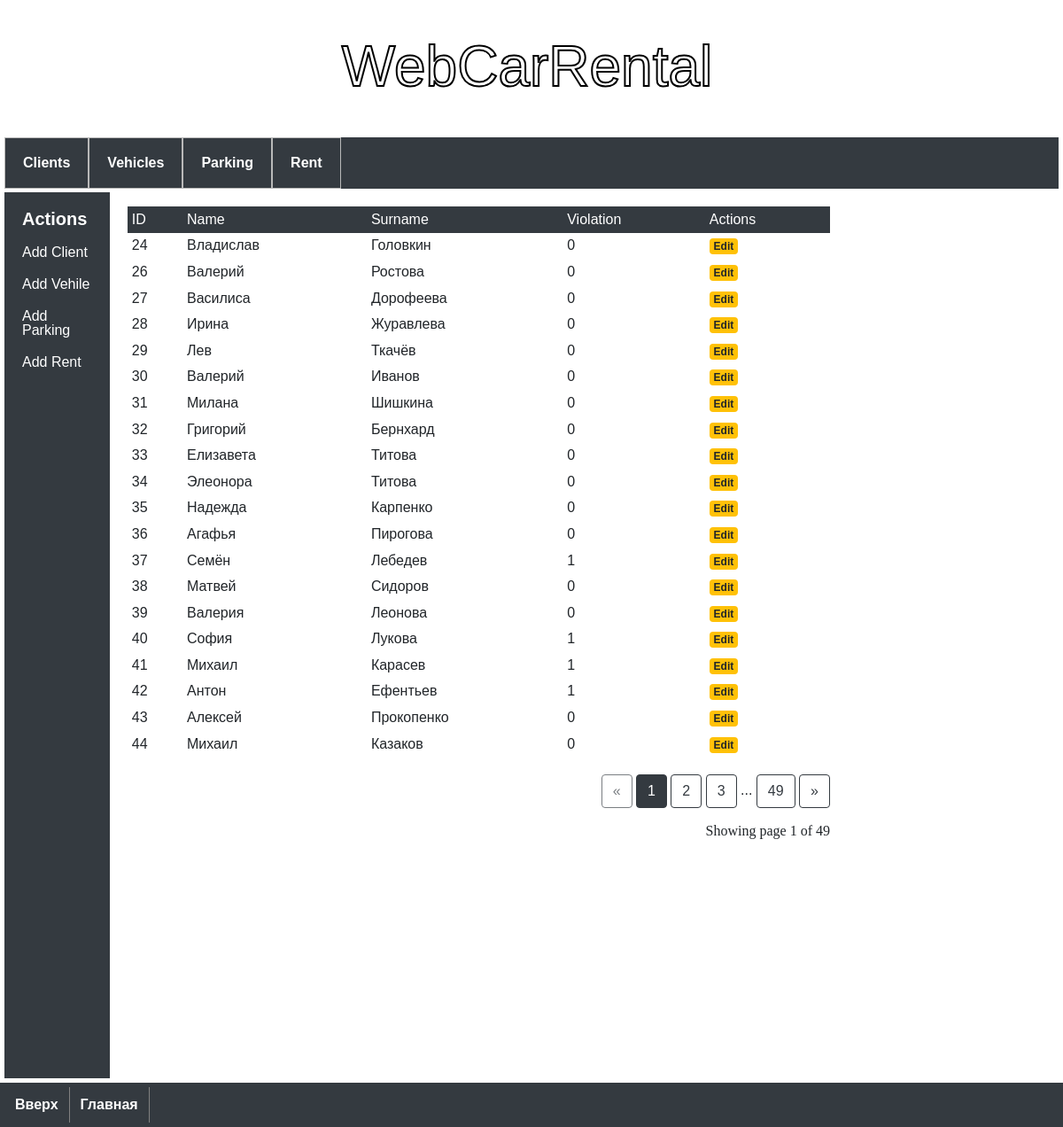
The app's page /clients, older data.
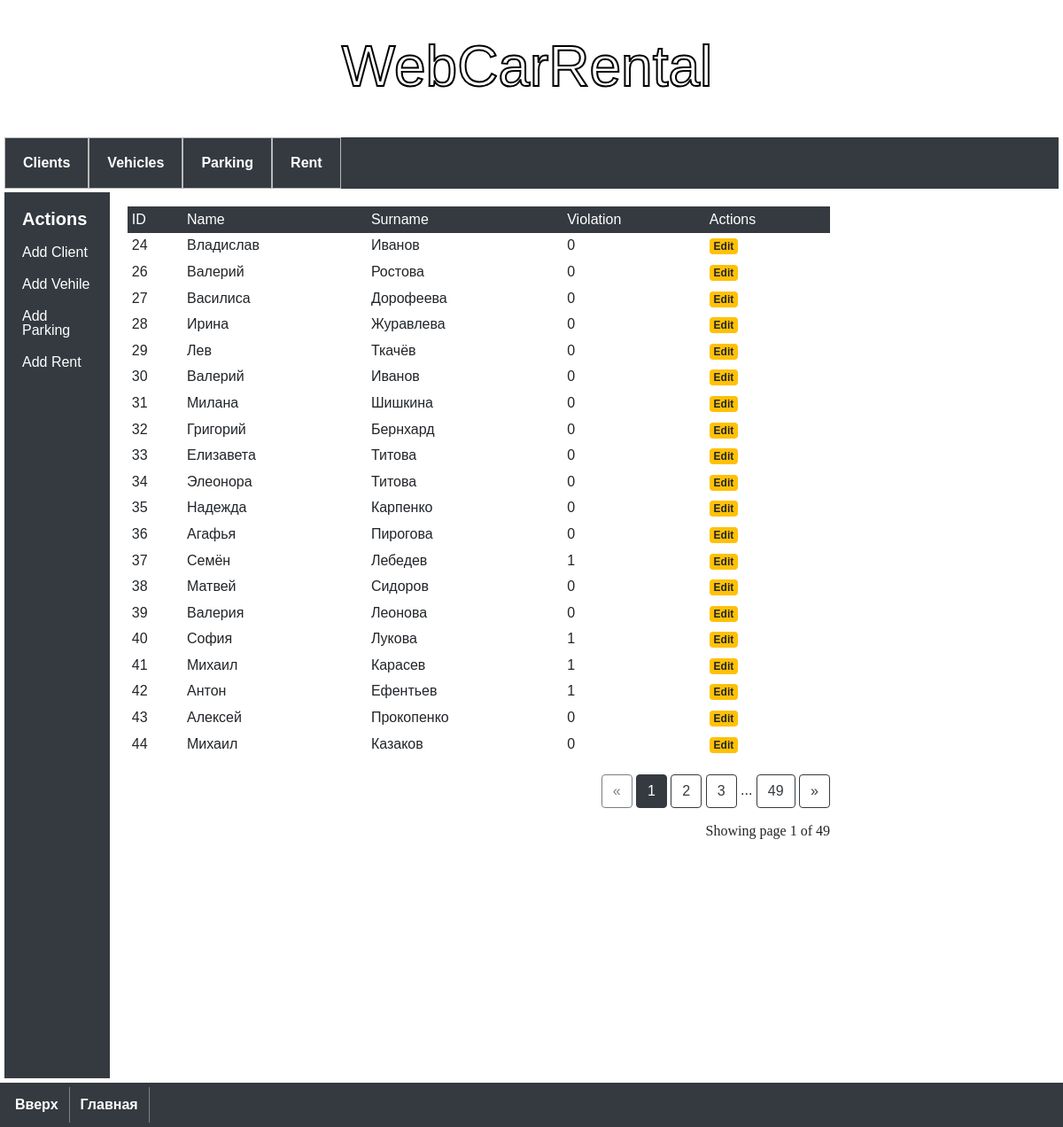
The same page, newer data.
### model.py (models this page shows)
class Client(db.Model):
    __tablename__ = 'client'
    client_id = db.Column('client_id', db.INTEGER, primary_key=True, autoincrement=True)
    firstname = db.Column('firstname', db.Text)
    surname = db.Column('surname', db.Text)
    violation = db.Column('violation', db.INTEGER)

### app.py (the view)
@app.route('/clients')
def clients():
    page = request.args.get('page', 1, type=int)
    clients = Client.query.paginate(page=page, per_page=20)
    return render_template(
        './client/clients.html',
        clients=clients)

### templates/client/clients.html
{% extends 'base.html' %}
{% block content %}
<div class="table-responsive">
    <table class="table table-sm table-borderless mb-0">
        <thead class="thead-dark">
            <tr>
                <th>ID</th>
                <th>Name</th>
                <th>Surname</th>
                <th>Violation</th>
                <th>Actions</th>
            </tr>
        </thead>
        <tbody>
            {% for client in clients %}
            <tr>
                <th scope="row">{{ client.client_id }}</th>
                <td>{{ client.firstname }}</td>
                <td>{{ client.surname }}</td>
                <td>{{ client.violation }}</td>
                <td><a class="badge badge-warning" href="{{ url_for('edit_client', client_id=client.client_id) }}">Edit</a></td>
            </tr>
            {% endfor %}
        </tbody>
    </table>
</div>
<br>
<div class="text-right">
    <a href="{{ url_for('clients', page=clients.prev_num) }}"
       class="btn btn-outline-dark
       {% if clients.page == 1 %}disabled{% endif %}">
        &laquo;
    </a>
    {% for page_num in clients.iter_pages(left_edge=1, right_edge=1, left_current=1, right_current=2) %}{% if page_num %}
            {% if clients.page == page_num %}
            <a href="{{ url_for('clients', page=page_num) }}"
               class="btn btn-dark">
                {{ page_num }}
            </a>
            {% else %}
            <a href="{{ url_for('clients', page=page_num) }}"
               class="btn btn-outline-dark">
                {{ page_num }}
            </a>
            {% endif %}
        {% else %}
            ...
        {% endif %}
    {% endfor %}    <a href="{{ url_for('clients', page=clients.next_num) }}"
       class="btn btn-outline-dark
       {% if clients.page == clients.pages %}disabled{% endif %}">
        &raquo;
    </a>
</div>
<p class="text-right mt-3">
   Showing page {{ clients.page }} of {{ clients.pages }}
</p>
{% endblock %}

### templates/base.html (shortened to what this page needs)
<!DOCTYPE html>
<html lang="en">
<head>
    <link rel="stylesheet" href="https://stackpath.bootstrapcdn.com/bootstrap/4.3.1/css/bootstrap.min.css"
>
    <link rel="stylesheet" href="./../../static/css/reset.css">
    <link rel="stylesheet" href="./../../static/css/styles.css">
</head>
<body>
    <div class="my-container">
        <div class="my-header">
            <div class="my-title-block">
                <h1 class="stroke">WebCarRental</h1>
            </div>
        </div>
        <div class="nav-pane">
            <ul>
                <li><a href="{{url_for('clients')}}">Clients</a></li>
                <li><a href="{{url_for('vehicles')}}">Vehicles</a></li>
                <li><a href="{{url_for('parkings')}}">Parking</a></li>
                <li><a href="{{url_for('rents')}}">Rent</a></li>
            </ul>
        </div>
        <div class="content-wrapper">
            <div class="sidebar">
                <h3>Actions</h3>
                <ul class="skills">
                    <li><a href="{{url_for('create_client')}}">Add Client</a></li>
                    <li><a href="{{url_for('create_vehicle')}}">Add Vehile</a></li>
                    <li><a href="{{url_for('create_parking')}}">Add Parking</a></li>
                    <li><a href="{{url_for('create_rent')}}">Add Rent</a></li>
                </ul>
            </div>
            <div class="content">
                {% block content %}
                {% endblock %}
            </div>
    </div>
</div>
<div class="nav-bottom">
        <ul>
            <li><a id="bottom" href="#top">Вверх</a></li>
                <li><a href="index.html">Главная</a></li>
        </ul>
    </div>
</body>
</html>

### static/css/styles.css (style rules this page uses)
h1 { font-size: 30px; font-weight: bold; margin-bottom: 10px; }
h3 { color: white; font-size: 20px; font-weight: bold; margin-bottom: 10px; }
h1 { font: 100% serif; }
p { font-family: Georgia, 'Times New Roman', Times, serif; margin-left: 10px; text-indent: 20px; }
body { font-family: 'Montserrat', sans-serif; background: url(img/background.jpg) no-repeat center center / cover; }
.my-container { width: 100%; min-height: 600px; border: 5px solid #fff; margin: 0 auto; background: #fff; }
.my-header { display: flex; height: 150px; }
.my-title-block { justify-content: center; align-items: center; display: flex; font-size: 200%; width: 100%; height: 100%; color: #fff; margin-right: 10px; }
.stroke { font: 2em Arial, sans-serif; -webkit-text-stroke-width: 2px; -webkit-text-stroke-color: black; }
.nav-pane ul { display: flex; background: #343A40; }
.nav-pane li a { display: flex; padding: 20px; text-decoration: none; color: White; font-weight: bold; border: 1px solid rgb(185, 185, 185); }
.nav-bottom { display: flex; padding: 5px; background-color: #343A40; width: 100%; }
.nav-bottom ul { display: flex; width: 5px; }
.nav-bottom li a { display: flex; font-weight: bold; padding: 12px; text-decoration: none; color: white; border-right: 1px solid gray; }
.content-wrapper { height: 100%; display: flex; }
.content { width: 70%; padding: 20px; line-height: 20px; }
.sidebar { margin-top: 4px; background-color: #343A40; width: 10%; height: 1000px; padding: 20px; }
.skills li { padding: 10px 0; transition: transform .5s ease; cursor: pointer; }
.skills li a { text-decoration: none; color: white; }

Row changes from the older to the newer data that the page shows:
changed Client "Владислав": surname "Головкин" → "Иванов"
